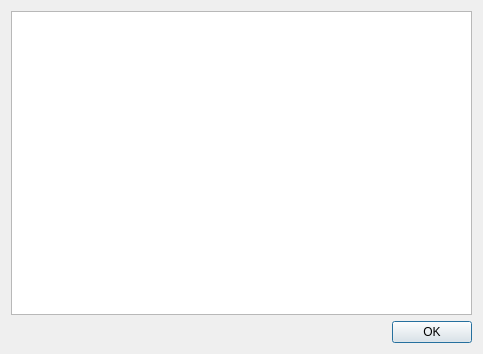
<?xml version="1.0" encoding="UTF-8"?>
<ui version="4.0">
 <class>OCRTextsDialog</class>
 <widget class="QDialog" name="OCRTextsDialog">
  <property name="geometry">
   <rect>
    <x>0</x>
    <y>0</y>
    <width>483</width>
    <height>354</height>
   </rect>
  </property>
  <property name="windowTitle">
   <string>OCR Text</string>
  </property>
  <layout class="QVBoxLayout" name="verticalLayout">
   <item>
    <widget class="QTextEdit" name="textedit_ocr_texts">
     <property name="readOnly">
      <bool>true</bool>
     </property>
    </widget>
   </item>
   <item>
    <layout class="QHBoxLayout" name="horizontalLayout">
     <property name="topMargin">
      <number>0</number>
     </property>
     <property name="rightMargin">
      <number>0</number>
     </property>
     <item>
      <spacer name="horizontalSpacer">
       <property name="orientation">
        <enum>Qt::Horizontal</enum>
       </property>
       <property name="sizeHint" stdset="0">
        <size>
         <width>40</width>
         <height>20</height>
        </size>
       </property>
      </spacer>
     </item>
     <item>
      <widget class="QPushButton" name="btn_ocr_texts">
       <property name="text">
        <string>OK</string>
       </property>
      </widget>
     </item>
    </layout>
   </item>
  </layout>
 </widget>
 <resources/>
 <connections/>
</ui>
